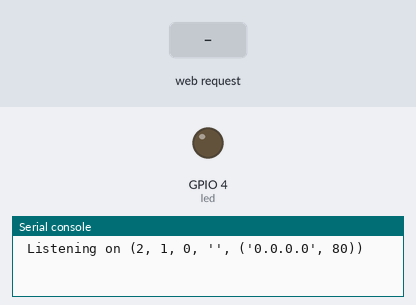
Recording of a program running on a simulated ESP32 board running MicroPython. Parts: output pins drawn as LEDs (lit = HIGH), the last lines printed to the serial console. The inputs (shaded band) are chosen by the test bench. WiFi joins after 1.5 s.

Above: at 2.7 s.
2.8 s: HTTP request GET /led/on received
At 3.4 s:
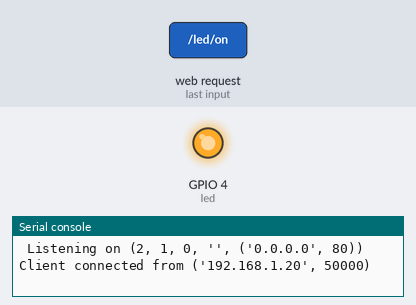
4.3 s: HTTP request GET /led/off received
At 5.7 s:
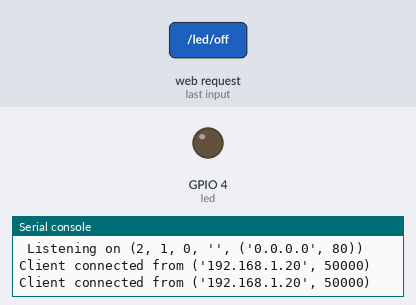
Timing chart, 0 to 7.3 s (numbered marks = the images above; inputs shaded):
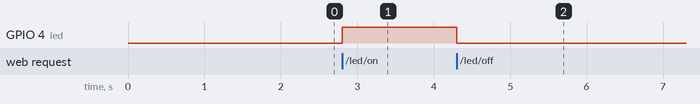

The program:

main_2.py
```python
import network
import socket
from machine import Pin

led = Pin(4, Pin.OUT)

ssid = 'tu_SSID'
password = 'tu_contraseña'

wlan = network.WLAN(network.STA_IF)
wlan.active(True)
wlan.connect(ssid, password)

while not wlan.isconnected():
    pass

addr = socket.getaddrinfo('0.0.0.0', 80)[0]
s = socket.socket()
s.bind(addr)
s.listen(1)

print(' Listening on', addr)

while True:
    cl, addr = s.accept()
    print('Client connected from', addr)
    request = cl.recv(1024)
    request = str(request)

    if 'GET /led/on' in request:
        led.on()
        response = 'LED encendido'
    elif 'GET /led/off' in request:
        led.off()
        response = 'LED apagado'
    else:
        response = 'Petición no válida'

    cl.send('HTTP/1.0 200 OK\r\nContent-type: text/plain\r\n\r\n')
    cl.send(response)
    cl.close()
```

Measured:
- after the input at 2.8 s, GPIO 4 (led): LOW → HIGH at once
- after the input at 4.3 s, GPIO 4 (led): HIGH → LOW at once
